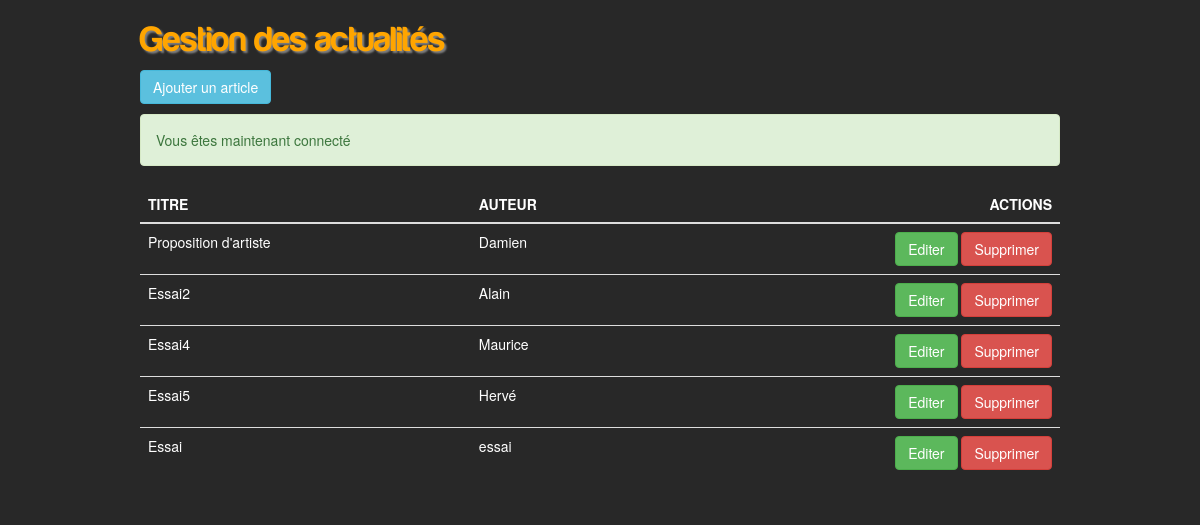
/workshop/workshop_gestion_news.php (signed in), run on the app's committed database.
### tables this page shows
CREATE TABLE IF NOT EXISTS `news` (
  `id` int(11) NOT NULL AUTO_INCREMENT,
  `title` varchar(255) NOT NULL,
  `auth` varchar(255) NOT NULL,
  `date` date NOT NULL,
  `content` longtext NOT NULL,
  PRIMARY KEY (`id`)
);

### lib/auth.php (called while the page is built, shortened)
<?php
function csrf(){
	return 'csrf=' . $_SESSION['csrf'];
}

### workshop/workshop_gestion_news.php (the view, shortened to what this page needs)
<?php
include '../lib/includes.php';
$select = $bdd->query("SELECT id, title, auth FROM news");
$categories = $select->fetchAll();
?>
<!DOCTYPE html>
<html>
  <head>
    <link href="<?php echo WEBROOT; ?>css/bootstrap/bootstrap.css" rel="stylesheet">
    <link href="<?php echo WEBROOT; ?>css/style.css" rel="stylesheet">
  </head>
  <body>
  <div class="row">
    <div class="container">
      <div class="col-sm-offset-1 col-sm-10">
        <h1>Gestion des actualités</h1>
        <p>
          <a href="workshop_edit_news.php" class="btn btn-info">Ajouter un article</a>
        </p>
        <?php echo flash(); ?>
        <table class="table">
          <thead>
            <tr>
              <th>TITRE</th>
              <th>AUTEUR</th>
              <th><div class="pull-right">ACTIONS</div></th>
            </tr>
            <tbody>
              <?php foreach ($categories as $category): ?>
              <tr>
                <td><?php echo $category['title']; ?></td>
                <td><?php echo $category['auth']; ?></td>
                <td>
                  <div class="pull-right">
                    <a href="workshop_edit_news.php?id=<?php echo $category['id']; ?>" class="btn btn-success">Editer</a>
                    <a href="?delete=<?php echo $category['id']; ?>&<?php echo csrf(); ?>" class="btn btn-danger" onclick="return confirm('Supprimer ?');">Supprimer</a>
                  </div>
                </td>
              </tr>
              <?php endforeach; ?>
            </tbody>
          </thead>
        </table>
      </div>
    </div>
  </div>
  </body>
</html>

### css/style.css (style rules this page uses)
body { background-image: url('../background.jpeg'); background-attachment: scroll; }
a, a:hover { text-decoration: none; }
h1 { color: orange; font-family: Harabara; text-shadow: 2px 2px 2px grey; }
table, form { color: white; }

### data on the page
news: title "Proposition d'artiste", auth "Damien"
news: title "Essai2", auth "Alain"
news: title "Essai4", auth "Maurice"
news: title "Essai5", auth "Hervé"
news: title "Essai", auth "essai"

### other printed values
$message "Vous êtes maintenant connecté"
